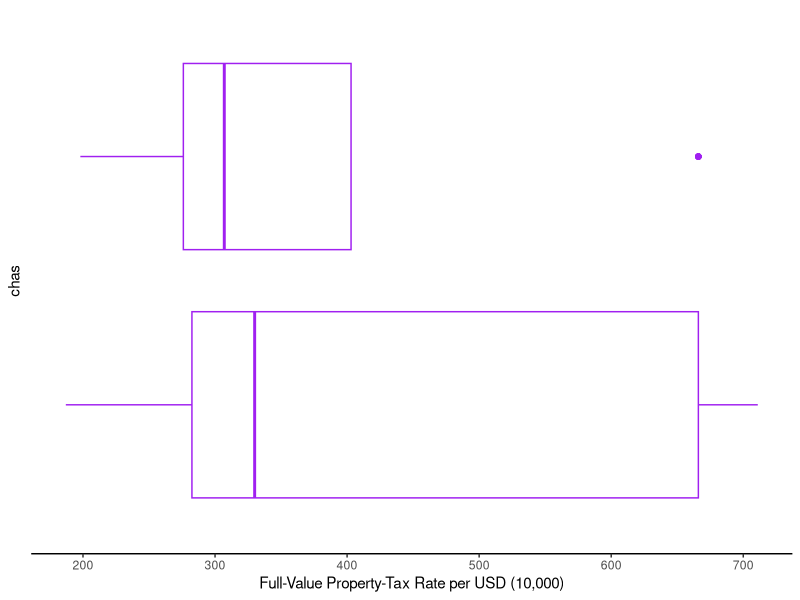

Reproduce this figure in R.
## ---- chunk 1
install.packages("mlbench")
library(mlbench)
library(ggplot2)
data(BostonHousing2)
## ---- chunk 2
ggplot(BostonHousing2, aes(x = tax, y = chas, color = chas)) +
  geom_boxplot(col = "purple") + theme_classic() +
  theme(axis.text.y = element_blank(),
        axis.ticks.y = element_blank(),
        axis.line.y = element_blank()) +
  labs(x = "Full-Value Property-Tax Rate per USD (10,000)")
